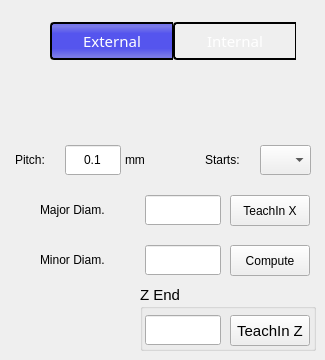
   <widget class="QWidget" name="pageThreading1">
    <widget class="QWidget" name="threadLocation" native="true">
     <property name="geometry">
      <rect>
       <x>50</x>
       <y>20</y>
       <width>246</width>
       <height>42</height>
      </rect>
     </property>
     <property name="maximumSize">
      <size>
       <width>250</width>
       <height>16777215</height>
      </size>
     </property>
     <property name="styleSheet">
      <string notr="true">min-height: 30px;</string>
     </property>
     <layout class="QHBoxLayout" name="horizontalLayout_39">
      <property name="spacing">
       <number>0</number>
      </property>
      <property name="leftMargin">
       <number>0</number>
      </property>
      <property name="topMargin">
       <number>0</number>
      </property>
      <property name="rightMargin">
       <number>0</number>
      </property>
      <property name="bottomMargin">
       <number>10</number>
      </property>
      <item>
       <widget class="QPushButton" name="btnExternal">
        <property name="sizePolicy">
         <sizepolicy hsizetype="Preferred" vsizetype="Preferred">
          <horstretch>1</horstretch>
          <verstretch>1</verstretch>
         </sizepolicy>
        </property>
        <property name="minimumSize">
         <size>
          <width>0</width>
          <height>42</height>
         </size>
        </property>
        <property name="maximumSize">
         <size>
          <width>16777215</width>
          <height>30</height>
         </size>
        </property>
        <property name="font">
         <font>
          <family>Noto Sans</family>
          <pointsize>11</pointsize>
         </font>
        </property>
        <property name="focusPolicy">
         <enum>Qt::NoFocus</enum>
        </property>
        <property name="styleSheet">
         <string notr="true">QPushButton {
	max-height: 30px;
    margin-top: 2px;
    margin-bottom: 2px;
    color: white;
    background:  qlineargradient(x1: 0, y1: 0, x2: 0, y2: 1,
                                     stop: 0 #4e4e4e, stop: 1.0 #3a3a3a);
    border-style: solid;
    border-color: black;
    border-top-width: 2px;
    border-bottom-width: 2px;
    border-right-width: 1px;
    border-left-width: 2px;
    padding: 2px;
    border-top-left-radius: 4px;
    border-top-right-radius: 0px;
    border-bottom-left-radius: 4px;
    border-bottom-right-radius: 0px;
}

QPushButton:pressed, QPushButton:hover {
    background:  qlineargradient(x1: 0, y1: 0, x2: 0, y2: 1,
                                     stop: 0 #A19E9E, stop: 1.0 #5C5959);
}

QPushButton:checked {
    background:  qlineargradient(spread:pad, x1:0, y1:0, x2:0, y2:1, stop:0 rgba(112, 112, 238, 255), stop:0.121053 rgba(123, 123, 232, 255), stop:0.3 rgba(85, 85, 238, 255), stop:0.694737 rgba(85, 85, 238, 255), stop:0.915789 rgba(123, 123, 232, 255), stop:1 rgba(112, 112, 238, 255))
}</string>
        </property>
        <property name="text">
         <string>External</string>
        </property>
        <property name="checkable">
         <bool>true</bool>
        </property>
        <property name="checked">
         <bool>true</bool>
        </property>
        <property name="autoExclusive">
         <bool>true</bool>
        </property>
        <property name="page" stdset="0">
         <number>0</number>
        </property>
        <attribute name="buttonGroup">
         <string notr="true">threadLocationGroup</string>
        </attribute>
       </widget>
      </item>
      <item>
       <widget class="QPushButton" name="btnInternal">
        <property name="sizePolicy">
         <sizepolicy hsizetype="Preferred" vsizetype="Preferred">
          <horstretch>1</horstretch>
          <verstretch>1</verstretch>
         </sizepolicy>
        </property>
        <property name="minimumSize">
         <size>
          <width>0</width>
          <height>42</height>
         </size>
        </property>
        <property name="maximumSize">
         <size>
          <width>16777215</width>
          <height>30</height>
         </size>
        </property>
        <property name="font">
         <font>
          <family>Noto Sans</family>
          <pointsize>11</pointsize>
         </font>
        </property>
        <property name="focusPolicy">
         <enum>Qt::NoFocus</enum>
        </property>
        <property name="styleSheet">
         <string notr="true">QPushButton {
	max-height: 30px;
    margin-top: 2px;
    margin-bottom: 2px;
    color: white;
    background:  qlineargradient(x1: 0, y1: 0, x2: 0, y2: 1,
                                     stop: 0 #4e4e4e, stop: 1.0 #3a3a3a);
    border-style: solid;
    border-color: black;
    border-top-width: 2px;
    border-bottom-width: 2px;
    border-right-width: 1px;
    border-left-width: 2px;
    padding: 2px;
    border-top-left-radius: 4px;
    border-top-right-radius: 0px;
    border-bottom-left-radius: 4px;
    border-bottom-right-radius: 0px;
}

QPushButton:pressed, QPushButton:hover {
    background:  qlineargradient(x1: 0, y1: 0, x2: 0, y2: 1,
                                     stop: 0 #A19E9E, stop: 1.0 #5C5959);
}

QPushButton:checked {
    background:  qlineargradient(spread:pad, x1:0, y1:0, x2:0, y2:1, stop:0 rgba(112, 112, 238, 255), stop:0.121053 rgba(123, 123, 232, 255), stop:0.3 rgba(85, 85, 238, 255), stop:0.694737 rgba(85, 85, 238, 255), stop:0.915789 rgba(123, 123, 232, 255), stop:1 rgba(112, 112, 238, 255))
}</string>
        </property>
        <property name="text">
         <string>Internal</string>
        </property>
        <property name="checkable">
         <bool>true</bool>
        </property>
        <property name="autoExclusive">
         <bool>true</bool>
        </property>
        <property name="page" stdset="0">
         <number>2</number>
        </property>
        <attribute name="buttonGroup">
         <string notr="true">threadLocationGroup</string>
        </attribute>
       </widget>
      </item>
     </layout>
    </widget>
    <widget class="QLabel" name="threadLabelXStart">
     <property name="geometry">
      <rect>
       <x>40</x>
       <y>195</y>
       <width>101</width>
       <height>30</height>
      </rect>
     </property>
     <property name="styleSheet">
      <string notr="true">font: 11pt &quot;Noto Sans&quot;;</string>
     </property>
     <property name="text">
      <string>Major Diam.</string>
     </property>
    </widget>
    <widget class="TeachInLineEdit" name="threadingXStart">
     <property name="geometry">
      <rect>
       <x>145</x>
       <y>195</y>
       <width>76</width>
       <height>30</height>
      </rect>
     </property>
     <property name="styleSheet">
      <string notr="true">font: 11pt &quot;Noto Sans&quot;;</string>
     </property>
     <property name="alignment">
      <set>Qt::AlignRight|Qt::AlignTrailing|Qt::AlignVCenter</set>
     </property>
     <property name="referenceType" stdset="0">
      <number>1</number>
     </property>
     <property name="axisNumber" stdset="0">
      <number>0</number>
     </property>
     <property name="inchFormat" stdset="0">
      <string>%9.4f</string>
     </property>
     <property name="millimeterFormat" stdset="0">
      <string>%10.3f</string>
     </property>
     <property name="degreeFormat" stdset="0">
      <string>%10.2f</string>
     </property>
     <property name="latheMode" stdset="0">
      <number>2</number>
     </property>
    </widget>
    <widget class="QPushButton" name="threadingTeachXBtn">
     <property name="geometry">
      <rect>
       <x>230</x>
       <y>195</y>
       <width>80</width>
       <height>31</height>
      </rect>
     </property>
     <property name="styleSheet">
      <string notr="true">font: 11pt &quot;Noto Sans&quot;;</string>
     </property>
     <property name="text">
      <string>TeachIn X</string>
     </property>
    </widget>
    <widget class="QLabel" name="threadLabelXEnd">
     <property name="geometry">
      <rect>
       <x>40</x>
       <y>245</y>
       <width>101</width>
       <height>30</height>
      </rect>
     </property>
     <property name="styleSheet">
      <string notr="true">font: 11pt &quot;Noto Sans&quot;;</string>
     </property>
     <property name="text">
      <string>Minor Diam.</string>
     </property>
    </widget>
    <widget class="QLineEdit" name="threadingXEnd">
     <property name="geometry">
      <rect>
       <x>145</x>
       <y>245</y>
       <width>76</width>
       <height>30</height>
      </rect>
     </property>
     <property name="focusPolicy">
      <enum>Qt::StrongFocus</enum>
     </property>
     <property name="styleSheet">
      <string notr="true">font: 11pt &quot;Noto Sans&quot;;</string>
     </property>
     <property name="alignment">
      <set>Qt::AlignRight|Qt::AlignTrailing|Qt::AlignVCenter</set>
     </property>
    </widget>
    <widget class="VCPSettingsLineEdit" name="threadingPitch">
     <property name="geometry">
      <rect>
       <x>65</x>
       <y>145</y>
       <width>56</width>
       <height>30</height>
      </rect>
     </property>
     <property name="styleSheet">
      <string notr="true">font: 11pt &quot;Noto Sans&quot;;</string>
     </property>
     <property name="text">
      <string>0.1</string>
     </property>
     <property name="alignment">
      <set>Qt::AlignCenter</set>
     </property>
     <property name="settingName" stdset="0">
      <string>smart_numpad.quick-cycles-thread-pitch-metric</string>
     </property>
     <property name="textFormat" stdset="0">
      <string/>
     </property>
    </widget>
    <widget class="QLabel" name="label_65">
     <property name="geometry">
      <rect>
       <x>15</x>
       <y>145</y>
       <width>51</width>
       <height>30</height>
      </rect>
     </property>
     <property name="styleSheet">
      <string notr="true">font: 11pt &quot;Noto Sans&quot;;</string>
     </property>
     <property name="text">
      <string>Pitch:</string>
     </property>
    </widget>
    <widget class="QLabel" name="label_68">
     <property name="geometry">
      <rect>
       <x>205</x>
       <y>145</y>
       <width>51</width>
       <height>30</height>
      </rect>
     </property>
     <property name="styleSheet">
      <string notr="true">font: 11pt &quot;Noto Sans&quot;;</string>
     </property>
     <property name="text">
      <string>Starts:</string>
     </property>
    </widget>
    <widget class="VCPSettingsComboBox" name="threadingStarts">
     <property name="geometry">
      <rect>
       <x>260</x>
       <y>145</y>
       <width>51</width>
       <height>30</height>
      </rect>
     </property>
     <property name="layoutDirection">
      <enum>Qt::LeftToRight</enum>
     </property>
     <property name="styleSheet">
      <string notr="true">font: 11pt &quot;Noto Sans&quot;;</string>
     </property>
     <property name="settingName" stdset="0">
      <string>quick-cycles.threading-starts</string>
     </property>
    </widget>
    <widget class="QLabel" name="label_70">
     <property name="geometry">
      <rect>
       <x>125</x>
       <y>145</y>
       <width>29</width>
       <height>30</height>
      </rect>
     </property>
     <property name="styleSheet">
      <string notr="true">font: 11pt &quot;Noto Sans&quot;;</string>
     </property>
     <property name="text">
      <string>mm</string>
     </property>
    </widget>
    <widget class="QPushButton" name="threadingCompute">
     <property name="geometry">
      <rect>
       <x>230</x>
       <y>245</y>
       <width>80</width>
       <height>31</height>
      </rect>
     </property>
     <property name="styleSheet">
      <string notr="true">font: 11pt &quot;Noto Sans&quot;;</string>
     </property>
     <property name="text">
      <string>Compute</string>
     </property>
    </widget>
    <widget class="QGroupBox" name="groupBox">
     <property name="geometry">
      <rect>
       <x>140</x>
       <y>285</y>
       <width>176</width>
       <height>66</height>
      </rect>
     </property>
     <property name="font">
      <font>
       <pointsize>11</pointsize>
      </font>
     </property>
     <property name="title">
      <string>Z End</string>
     </property>
     <widget class="QPushButton" name="threadingTeachZBtn">
      <property name="geometry">
       <rect>
        <x>90</x>
        <y>30</y>
        <width>80</width>
        <height>31</height>
       </rect>
      </property>
      <property name="styleSheet">
       <string notr="true">font: 11pt &quot;Noto Sans&quot;;</string>
      </property>
      <property name="text">
       <string>TeachIn Z</string>
      </property>
     </widget>
     <widget class="TeachInLineEdit" name="threadingZEnd">
      <property name="geometry">
       <rect>
        <x>5</x>
        <y>30</y>
        <width>76</width>
        <height>30</height>
       </rect>
      </property>
      <property name="styleSheet">
       <string notr="true">font: 11pt &quot;Noto Sans&quot;;</string>
      </property>
      <property name="alignment">
       <set>Qt::AlignRight|Qt::AlignTrailing|Qt::AlignVCenter</set>
      </property>
      <property name="referenceType" stdset="0">
       <number>1</number>
      </property>
      <property name="axisNumber" stdset="0">
       <number>2</number>
      </property>
      <property name="inchFormat" stdset="0">
       <string>%9.4f</string>
      </property>
      <property name="millimeterFormat" stdset="0">
       <string>%10.3f</string>
      </property>
      <property name="degreeFormat" stdset="0">
       <string>%10.2f</string>
      </property>
      <property name="latheMode" stdset="0">
       <number>0</number>
      </property>
     </widget>
    </widget>
   </widget>
